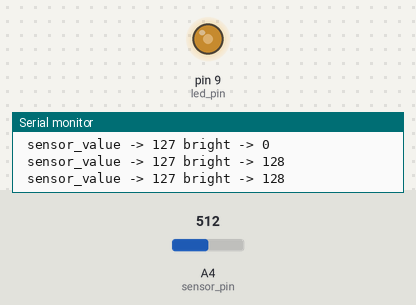
Bench run of a sketch on a simulated Arduino Uno, built with avr-gcc and run on an emulated ATmega328P. On the bench: output pins drawn as LEDs (lit = HIGH), the last lines printed to the serial monitor. The inputs (shaded band) are chosen by the test bench; at power-on: A4 (sensor_pin) = 512.

Above: at 1.3 s.
1.4 s: A4 (sensor_pin) set to 306
At 2.7 s:
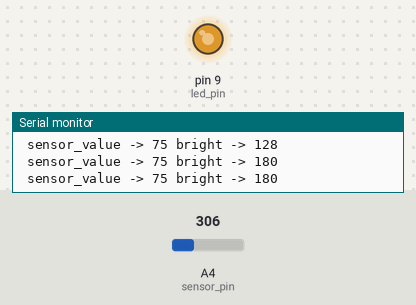
3.0 s: A4 (sensor_pin) set to 244
At 4.0 s:
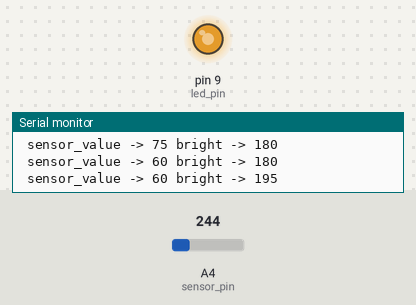
4.5 s: A4 (sensor_pin) set to 900
At 5.3 s:
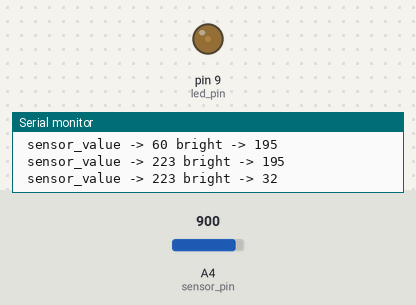
Timing chart, 0 to 7.5 s (numbered marks = the images above; inputs shaded):
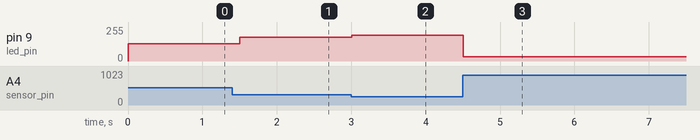

Measured:
- after the input at 1.4 s, pin 9 (led_pin): 128/255 → 180/255 after 0.10 s
- after the input at 3.0 s, pin 9 (led_pin): 180/255 → 195/255 at once
- after the input at 4.5 s, pin 9 (led_pin): 195/255 → 32/255 at once

The sketch:

voltage_stablizer_2.1.ino
```cpp
// ===Voltage stablizer ======== version 2.0 ====================
const int sensor_pin = A4;
const int led_pin = 9;
const int fadeAmount = 1;
const int fade_delay = 0;
const int max_value = 254;
int bright = 0;
int current_bright = 1;
int sensorValue ;
int inc_value ;
int dec_value ;
void setup() {
  Serial.begin(9600);
}
void loop() {
  sensorValue = analogRead(sensor_pin);
  int  current_bright2 = map(sensorValue, 0, 1023, 0, max_value);
  current_bright = max_value - current_bright2+1 ;
  Serial.print(" sensor_value -> ");
  Serial.print(current_bright2);
//  Serial.print(" current_bright -> ");
//  Serial.print(current_bright);

  Serial.print(" bright -> ");
  Serial.println(bright);


  //fade in =================================
  if (bright < current_bright) {
    inc_value  = current_bright - bright ;
    bright = bright + inc_value;
  analogWrite(led_pin, bright);
  }
  //fade out ================================
  if (bright > current_bright) {
    dec_value  = bright - current_bright ;
    bright = bright - dec_value;
      analogWrite(led_pin, bright);
  }

  current_bright = 0;
  analogWrite(led_pin, bright);
  delay(500);
}
```
